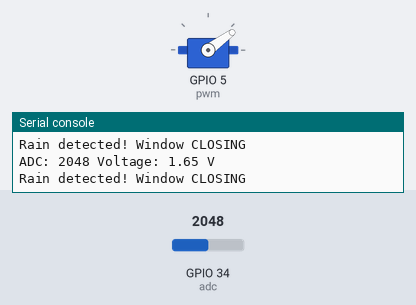
Bench run of a program on a simulated ESP32 board running MicroPython. On the bench: servo, the last lines printed to the serial console. Inputs (shaded band) come from the test bench; at power-on: GPIO 34 (adc) = 2048 (analog values on the 0–4095 scale). Servo angles are drawn from the pulse width (0.5 ms = 0°, 2.5 ms = 180°).

Above: at 1.2 s.
1.3 s: GPIO 34 (adc) set to 811
2.8 s: GPIO 34 (adc) set to 686
At 3.5 s:
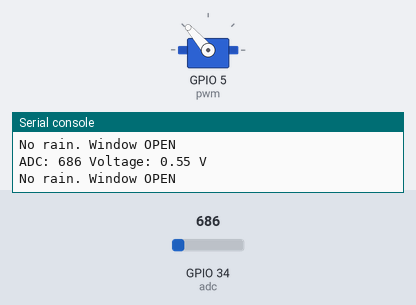
4.3 s: GPIO 34 (adc) set to 1228
At 5.0 s:
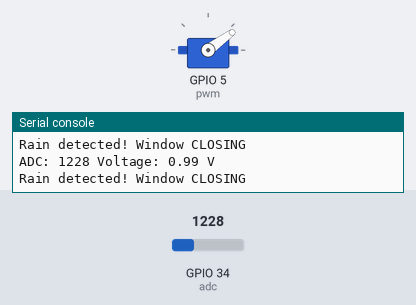
5.8 s: GPIO 34 (adc) set to 491
At 6.5 s:
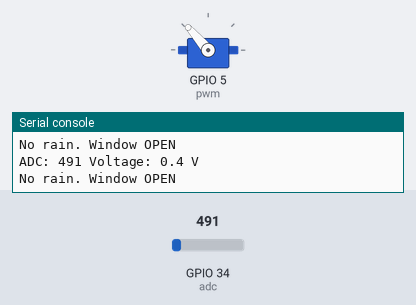
Timing chart, 0 to 8.3 s (numbered marks = the images above; inputs shaded):
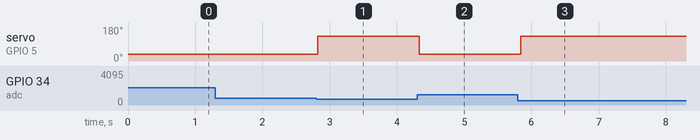

Measured:
- the behaviour switches between 745 and 744 on GPIO 34 (adc) (found by bisection; images 0 and 1)
- after the input at 2.8 s, servo on GPIO 5 (pwm): 36° → 131° at once
- after the input at 4.3 s, servo on GPIO 5 (pwm): 131° → 36° at once
- after the input at 5.8 s, servo on GPIO 5 (pwm): 36° → 131° at once

The program:

auto_window.py
```python
"""
Project 5.2 — Auto-Close Window on Rain
=========================================
The window opens by default. When the rain/steam sensor detects water
(voltage > 0.6V), the window closes automatically.

Pins:
  Servo (Window) = GPIO 5
  Rain/Steam Sensor = GPIO 34 (ADC input)
"""

from machine import ADC, Pin, PWM
import time

# Set up window servo on GPIO 5 at 50Hz
pwm = PWM(Pin(5))
pwm.freq(50)

# Set up rain sensor on GPIO 34 (analog input)
adc = ADC(Pin(34))
adc.atten(ADC.ATTN_11DB)    # Full range: 0-3.3V
adc.width(ADC.WIDTH_12BIT)  # 12-bit resolution: 0-4095

try:
    while True:
        # Read sensor value and convert to voltage
        adc_val = adc.read()
        voltage = adc_val / 4095.0 * 3.3

        print("ADC:", adc_val, "Voltage:", round(voltage, 2), "V")

        if voltage > 0.6:
            # Rain detected! → Close window
            pwm.duty(46)
            print("Rain detected! Window CLOSING")
        else:
            # No rain → Open window
            pwm.duty(100)
            print("No rain. Window OPEN")

        time.sleep(0.1)

except:
    pass
```
